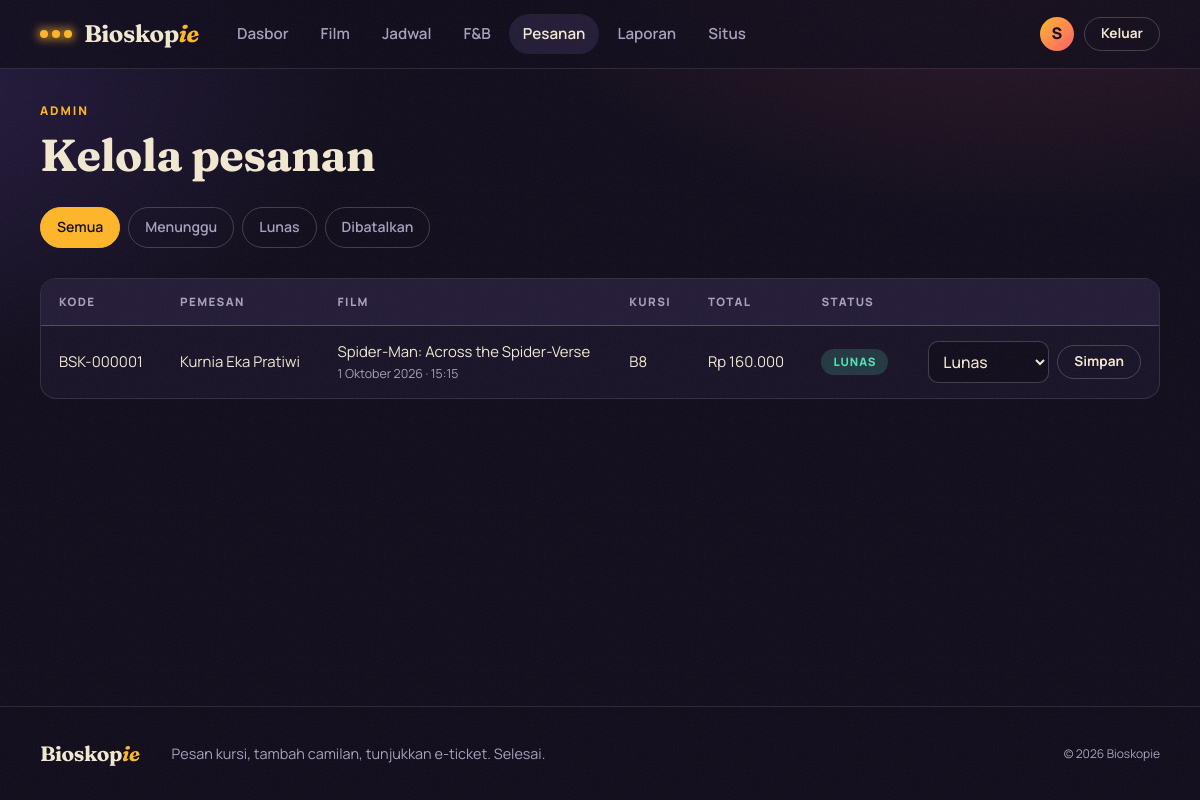
The page /admin/manage-bookings.php (signed in) on the database its author committed.
### tables this page shows
CREATE TABLE `bookings` (
  `id` int(11) NOT NULL,
  `user_id` int(11) NOT NULL,
  `schedule_id` int(11) NOT NULL,
  `booking_date` timestamp NOT NULL DEFAULT current_timestamp(),
  `total_ticket_price` decimal(10,2) NOT NULL,
  `total_fnv_price` decimal(10,2) DEFAULT 0.00,
  `grand_total` decimal(10,2) NOT NULL,
  `payment_status` enum('pending','paid','cancelled') DEFAULT 'pending',
  `payment_method` varchar(50) DEFAULT NULL
);

CREATE TABLE `users` (
  `id` int(11) NOT NULL,
  `name` varchar(100) NOT NULL,
  `email` varchar(100) NOT NULL,
  `password` varchar(255) NOT NULL,
  `role` enum('admin','staff','client') DEFAULT 'client',
  `created_at` timestamp NOT NULL DEFAULT current_timestamp()
);

CREATE TABLE `movies` (
  `id` int(11) NOT NULL,
  `title` varchar(150) NOT NULL,
  `genre` varchar(100) NOT NULL,
  `duration` int(11) NOT NULL,
  `synopsis` text NOT NULL,
  `poster` varchar(255) NOT NULL,
  `release_date` date NOT NULL
);

CREATE TABLE `schedules` (
  `id` int(11) NOT NULL,
  `movie_id` int(11) NOT NULL,
  `studio_id` int(11) NOT NULL,
  `show_date` date NOT NULL,
  `show_time` time NOT NULL,
  `price` decimal(10,2) NOT NULL
);

### includes/helpers.php (called while the page is built, shortened)
<?php
function e(mixed $value): string
{
    return htmlspecialchars((string) $value, ENT_QUOTES | ENT_SUBSTITUTE, 'UTF-8');
}
function url(string $path = ''): string
{
    return BASE_URL . '/' . ltrim($path, '/');
}
function rupiah(float|int|string $amount): string
{
    return 'Rp ' . number_format((float) $amount, 0, ',', '.');
}
function date_id(string $date, bool $withDay = true): string
{
    $days = [
        'Minggu',
        'Senin',
        'Selasa',
        'Rabu',
        'Kamis',
        'Jumat',
        'Sabtu'
    ];
    $months = [
        '',
        'Januari',
        'Februari',
        'Maret',
        'April',
        'Mei',
        'Juni',
        'Juli',
        'Agustus',
        'September',
        'Oktober',
        'November',
        'Desember'
    ];
    $timestamp = strtotime($date);
    $text = (int) date('j', $timestamp)
        . ' '
        . $months[(int) date('n', $timestamp)]
        . ' '
        . date('Y', $timestamp);
    return $withDay
        ? $days[(int) date('w', $timestamp)] . ', ' . $text
        : $text;
}
function time_short(string $time): string
{
    return substr($time, 0, 5);
}

### admin/manage-bookings.php (the view, shortened to what this page needs)
<?php
require __DIR__ . '/../includes/bootstrap.php';
$filter = (string) ($_GET['status'] ?? '');
$params = [];
$where = '';
if (array_key_exists($filter, PAYMENT_STATUSES)) {
    $where = 'WHERE b.payment_status = :status';
    $params[':status'] = $filter;
} else {
    $filter = '';
}
$stmt = $pdo->prepare("
    SELECT b.*, u.name AS user_name, m.title, s.show_date, s.show_time,
           (SELECT GROUP_CONCAT(seat_number ORDER BY seat_number SEPARATOR ', ') FROM booking_seats WHERE booking_id = b.id) AS seats
    FROM bookings b
    JOIN users u ON b.user_id = u.id
    JOIN schedules s ON b.schedule_id = s.id
    JOIN movies m ON s.movie_id = m.id
    $where
    ORDER BY b.booking_date DESC
    LIMIT 200
");
$stmt->execute($params);
$bookings = $stmt->fetchAll();
?>
<header class="page-head">
    <p class="eyebrow">Admin</p>
    <h1>Kelola pesanan</h1>
</header>
<nav class="chips" aria-label="Filter status">
    <a class="chip<?= $filter === '' ? ' is-active' : '' ?>" href="<?= e(url('admin/manage-bookings.php')) ?>">Semua</a>
    <?php foreach (PAYMENT_STATUSES as $value => $label): ?>
        <a class="chip<?= $filter === $value ? ' is-active' : '' ?>" href="<?= e(url('admin/manage-bookings.php?status=' . $value)) ?>"><?= e($label) ?></a>
    <?php endforeach; ?>
</nav>
<?php if ($bookings): ?>
    <div class="table-wrap">
        <table class="table">
            <thead><tr><th>Kode</th><th>Pemesan</th><th>Film</th><th>Kursi</th><th>Total</th><th>Status</th><th></th></tr></thead>
            <tbody>
                <?php foreach ($bookings as $booking): ?>
                    <tr>
                        <td>BSK-<?= e(str_pad((string) $booking['id'], 6, '0', STR_PAD_LEFT)) ?></td>
                        <td><?= e($booking['user_name']) ?></td>
                        <td><?= e($booking['title']) ?><small class="cell-sub"><?= e(date_id($booking['show_date'], false)) ?> · <?= e(time_short($booking['show_time'])) ?></small></td>
                        <td><?= e($booking['seats']) ?></td>
                        <td><?= e(rupiah($booking['grand_total'])) ?></td>
                        <td><span class="status-badge status-<?= e($booking['payment_status']) ?>"><?= e(PAYMENT_STATUSES[$booking['payment_status']] ?? $booking['payment_status']) ?></span></td>
                        <td class="cell-actions">
                            <form method="POST" class="inline-form">
                                <select name="status" aria-label="Ubah status">
                                    <?php foreach (PAYMENT_STATUSES as $value => $label): ?>
                                        <option value="<?= e($value) ?>"<?= $booking['payment_status'] === $value ? ' selected' : '' ?>><?= e($label) ?></option>
                                    <?php endforeach; ?>
                                </select>
                                <button type="submit" class="btn btn-ghost btn-small">Simpan</button>
                            </form>
                        </td>
                    </tr>
                <?php endforeach; ?>
            </tbody>
        </table>
    </div>
<?php else: ?>
    <p class="empty-inline">Belum ada pesanan.</p>
<?php endif; ?>

### assets/css/style.css (style rules this page uses)
:root { --ink: #0f0b1a; --ink-2: #171126; --ink-3: #221a36; --ink-4: #2e2448; --line: rgba(243, 233, 210, 0.12); --line-strong: rgba(243, 233, 210, 0.22); --paper: #f3e9d2; --muted: #a99fbd; --amber: #ffb627; --amber-deep: #e89a00; --coral: #ff5d6c; --mint: #52e3b7; --radius: 16px; --radius-sm: 10px; --font-display: 'Fraunces', Georgia, 'Times New Roman', serif; --font-body: 'Manrope', system-ui, -apple-system, 'Segoe UI', Roboto, sans-serif; --shadow: 0 24px 60px -24px rgba(0, 0, 0, 0.8); }
*, *::before, *::after { box-sizing: border-box; }
html { scroll-behavior: smooth; }
body { margin: 0; min-height: 100vh; display: flex; flex-direction: column; font-family: var(--font-body); font-size: 16px; line-height: 1.6; color: var(--paper); background: radial-gradient(900px 500px at 85% -10%, rgba(255, 93, 108, 0.16), transparent 60%), radial-gradient(800px 500px at -10% 10%, rgba(139, 92, 246, 0.18), transparent 60%), var(--ink); background-attachment: fixed; -webkit-font-smoothing: antialiased; }
body::before { content: ''; position: fixed; inset: 0; z-index: 100; pointer-events: none; opacity: 0.07; }
h1, h2, h3, h4 { font-family: var(--font-display); font-weight: 700; line-height: 1.1; letter-spacing: -0.01em; margin: 0; }
h1 { font-size: clamp(2.1rem, 5vw, 3.4rem); }
p { margin: 0; }
a { color: inherit; text-decoration: none; }
.eyebrow { font-size: 0.75rem; font-weight: 800; letter-spacing: 0.16em; text-transform: uppercase; color: var(--amber); margin-bottom: 10px; }
.btn { display: inline-flex; align-items: center; justify-content: center; gap: 8px; padding: 12px 22px; border: 1px solid transparent; border-radius: 999px; font: 700 0.95rem/1 var(--font-body); cursor: pointer; transition: transform 0.15s, box-shadow 0.2s, background 0.2s, border-color 0.2s; }
.btn-ghost { background: transparent; color: var(--paper); border-color: var(--line-strong); }
.btn-small { padding: 9px 16px; font-size: 0.85rem; }
.page-head { margin-bottom: 28px; }
.page-head h1 { font-size: clamp(1.9rem, 4vw, 2.8rem); }
.chips { display: flex; flex-wrap: wrap; gap: 8px; margin-bottom: 30px; }
.chip { padding: 8px 16px; border: 1px solid var(--line-strong); border-radius: 999px; font-size: 0.88rem; font-weight: 600; color: var(--muted); transition: all 0.2s; }
.chip.is-active { background: var(--amber); border-color: var(--amber); color: var(--ink); }
.status-badge { display: inline-block; padding: 4px 12px; border-radius: 999px; font-size: 0.72rem; font-weight: 800; letter-spacing: 0.08em; text-transform: uppercase; }
.status-paid { background: rgba(82, 227, 183, 0.18); color: #0d8f68; }
.table-wrap { overflow-x: auto; border: 1px solid var(--line); border-radius: var(--radius); background: var(--ink-2); }
.table { width: 100%; border-collapse: collapse; font-size: 0.93rem; }
.table th, .table td { padding: 14px 18px; text-align: left; border-bottom: 1px solid var(--line); vertical-align: middle; }
.table th { font-size: 0.72rem; font-weight: 800; letter-spacing: 0.12em; text-transform: uppercase; color: var(--muted); background: var(--ink-3); }
.table tbody tr:last-child td { border-bottom: 0; }
.table .status-paid { color: var(--mint); }
.cell-sub { display: block; color: var(--muted); }
.cell-actions { text-align: right !important; white-space: nowrap; }
.inline-form { display: inline-flex; gap: 8px; align-items: center; }
.inline-form select { padding: 8px 10px; width: auto; }
input[type='text'], input[type='email'], input[type='password'], input[type='number'], input[type='search'], input[type='date'], input[type='time'], select, textarea { width: 100%; padding: 13px 16px; border: 1px solid var(--line-strong); border-radius: var(--radius-sm); background: var(--ink); color: var(--paper); font: 500 0.98rem var(--font-body); transition: border-color 0.2s, box-shadow 0.2s; color-scheme: dark; }
::placeholder { color: rgba(169, 159, 189, 0.6); }

### rows shown on the page
bookings: id "000001", user.name "Kurnia Eka Pratiwi", movies.title "Spider-Man: Across the Spider-Verse", schedule.show_date "1 Oktober 2026", schedule.show_time "15:15", seats "B8", grand_total "Rp 160.000", payment_status "LUNAS", status "Lunas"

### other values the page prints
$label "Dasbor Film Jadwal F&B Pesanan Laporan"
mb_substr((string) $_SESSION['user_name'], 0, 1) "S"
$label "Menunggu"
$label "Lunas"
$label "Dibatalkan"
